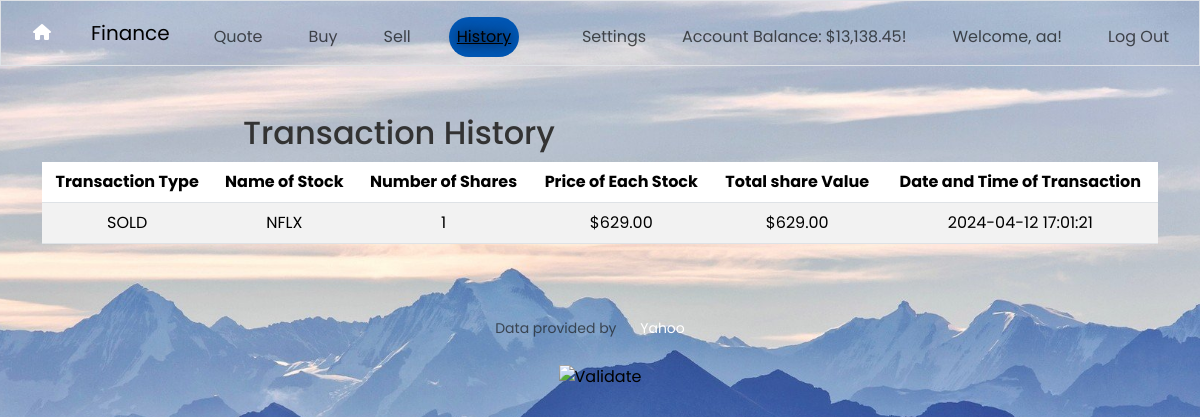
The app's page /history (signed in) with its own data.
### tables this page shows
CREATE TABLE users (id INTEGER PRIMARY KEY AUTOINCREMENT NOT NULL, username TEXT NOT NULL, hash TEXT NOT NULL, cash NUMERIC NOT NULL DEFAULT 10000.00);

CREATE TABLE 'transaction_history' ('transaction_id' INTEGER PRIMARY KEY AUTOINCREMENT NOT NULL, 'transaction_type' TEXT NOT NULL, 'name_of_stock' TEXT NOT NULL, 'number_of_shares' INTEGER NOT NULL, 'unit_price' NUMERIC NOT NULL, 'total_price' NUMERIC NOT NULL, 'date_of_transaction' DATETIME NOT NULL, 'user_ID' INTEGER);

### app.py (the view)
@app.route("/history")
@login_required
def history():
    history = db.execute("SELECT * FROM transaction_history WHERE user_ID = ?", session["user_id"])
    balance = db.execute("SELECT cash FROM users WHERE id=?", session["user_id"])
    return render_template("history.html", history=history, active_tab = 'history', balance=balance)

### app.py (called while the page is built)
@app.after_request
def after_request(response):
    response.headers["Cache-Control"] = "no-cache, no-store, must-revalidate"
    response.headers["Expires"] = 0
    response.headers["Pragma"] = "no-cache"
    return response

### helpers.py (called while the page is built)
def login_required(f):
    @wraps(f)
    def decorated_function(*args, **kwargs):
        if session.get("user_id") is None:
            return redirect("/login")
        return f(*args, **kwargs)
    return decorated_function

def usd(value):
    return f"${value:,.2f}"

### templates/history.html (shortened to what this page needs)
{% extends "layout.html" %}
{% block main %}
    <h2>Transaction History</h2>
    <br>
    <table class="table table-striped">
        <thead class="thead-dark">
            <tr>
                <th>Transaction Type</th>
                <th>Name of Stock</th>
                <th>Number of Shares</th>
                <th>Price of Each Stock</th>
                <th>Total share Value</th>
                <th>Date and Time of Transaction</th>
            </tr>
        </thead>
        <tbody>
            {% for item in history %}
            <tr>
                <td>{{ item["transaction_type"] }}</td>
                <td>{{ item["name_of_stock"] }}</td>
                <td>{{ item["number_of_shares"] }}</td>
                <td>{{ item["unit_price"] | usd }}</td>
                <td>{{ item["total_price"] | usd }}</td>
                <td>{{ item["date_of_transaction"] }}</td>
            </tr>
            {% endfor %}
        </tbody>
    </table>
{% endblock %}

### templates/layout.html (shortened to what this page needs)
<!DOCTYPE html>
<html lang="en">
    <head>
        <link href="https://cdn.jsdelivr.net/npm/bootstrap@5.3.2/dist/css/bootstrap.min.css" rel="stylesheet">
        <link rel="stylesheet" href="https://cdnjs.cloudflare.com/ajax/libs/font-awesome/6.0.0-beta3/css/all.min.css">
        <link rel="stylesheet" href="../static/style.css">
    </head>
    <body>
        <nav class="nav border navbar navbar-expand-md navbar-light">
            <div class="container-fluid">
                <a href="/" class="git"><i class="fa-solid fa-house"></i></a>
                <a class="navbar-brand" href="/trade"> <span class="red">Finance</span></a>
                <div class="collapse navbar-collapse" id="navbar">
                    {% if session["user_id"] %}
                        <ul class="navbar-nav me-auto mt-2">
                            <li class="nav-item "><a class="nav-link {% if active_tab == 'quote' %}active{% endif %}" href="/quote">Quote</a></li>
                            <li class="nav-item"><a class="nav-link {% if active_tab == 'buy' %}active{% endif %}" href="/buy">Buy</a></li>
                            <li class="nav-item"><a class="nav-link {% if active_tab == 'sell' %}active{% endif %}" href="/sell">Sell</a></li>
                            <li class="nav-item"><a class="nav-link {% if active_tab == 'history' %}active{% endif %}" href="/history">History</a></li>
                        </ul>
                        <ul class="navbar-nav ms-auto mt-2">
                            <div class="icon">
                                <li class="nav-item"><a class="nav-link">Settings<a></li>
                            </div>
                            <li class="nav-item"><a class="nav-link">Account Balance: {{ balance[0]['cash']| usd }}!</a></li>
                            <li class="nav-item"><a class="nav-link">Welcome, {{ session["username"] }}!</a></li>
                            <li class="nav-item"><a class="nav-link" href="/logout">Log Out</a></li>
                        </ul>
                    {% else %}
                        <ul class="navbar-nav ms-auto mt-2">
                            <li class="nav-item"><a class="nav-link" href="/register">Register</a></li>
                            <li class="nav-item"><a class="nav-link" href="/login">Log In</a></li>
                        </ul>
                    {% endif %}
                </div>
            </div>
        </nav>
        <main class="container py-5 text-center">
            {% block main %}{% endblock %}
        </main>
        <footer class="mb-5">
            <p class="mb-3 small text-center text-muted">
                Data provided by <a href="https://finance.yahoo.com/">Yahoo</a>
            </p>
            <form action="https://validator.w3.org/check" class="text-center" enctype="multipart/form-data" method="post" target="_blank">
                <input alt="Validate" src="/static/I_heart_validator.png" type="image">
            </form>
        </footer>
    </body>
</html>

### static/style.css (style rules this page uses)
body { font-family: 'Poppins', sans-serif; margin: 0; padding: 0; background-image: url('images/background.jpg'); background-size: cover; background-position: center; color: #333; height: 100vh; }
nav { display: flex; align-items: center; justify-content: space-between; }
ul { list-style-type: none; display: flex; gap: 20px; }
li { margin-right: 10px; }
a { text-decoration: none; color: #fff; }
main { display: flex; flex-wrap: wrap; justify-content: space-around; padding: 20px; }
h1, h2 { color: #333; margin-bottom: 10px; text-align: center; }
p { color: black; font-size: 16px; line-height: 1.5; margin-bottom: 20px; }
a { border-radius: 25px; color: #fff; display: inline-block; padding: 10px 20px; text-decoration: none; transition: background-color 0.3s ease; }
.nav a.active { background-color: #0056b3; text-decoration: underline; }
.nav .git { background-color: transparent; }

### templates/layout.html (style rules this page uses)
a.active { text-shadow: 0px 0px 12px ; }
.icon { position: absolute; transform: translateX(-100px); display: inline-block; cursor: help; }
.dropdown-menu a { color: black; padding: 12px 16px; text-decoration: none; display: block; }
body { background-image: url(../static/images/background.jpg); background-size: cover; background-position: top; }

### records on screen
users: cash "$13,138.45"
transaction_history: transaction_type "SOLD", name_of_stock "NFLX", number_of_shares "1", unit_price "$629.00", total_price "$629.00", date_of_transaction "2024-04-12 17:01:21"

### other values on screen
{{ session["username"] }} "aa"
